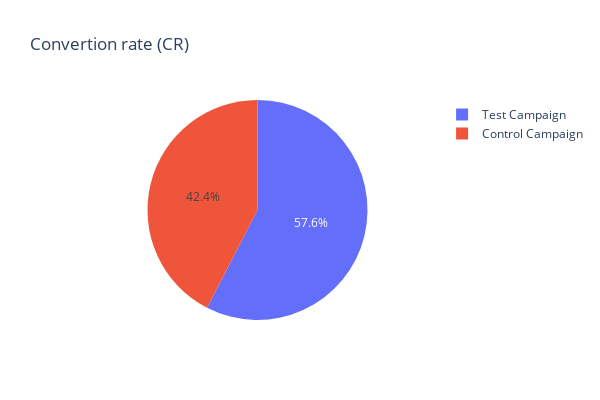

The notebook cell saved with this chart:
### Code cell
fig = px.pie( data_frame=df, names=labels, values= CR_values, height=400, width=600, title='Convertion rate (CR)')
fig.show()

### Figure 1 — Plotly figure (JSON) as saved in the notebook; plotly's stock layout.template omitted (floating-point values rounded to 4 significant figures)
{"data": [{"domain": {"x": [0, 1], "y": [0, 1]}, "hovertemplate": "label=%{label}<br>value=%{value}<extra></extra>", "labels": ["Control Campaign", "Test Campaign"], "legendgroup": "", "name": "", "showlegend": true, "type": "pie", "values": [1366.0, 1854.0]}], "layout": {"height": 400, "legend": {"tracegroupgap": 0}, "title": {"text": "Convertion rate (CR)"}, "width": 600}}
